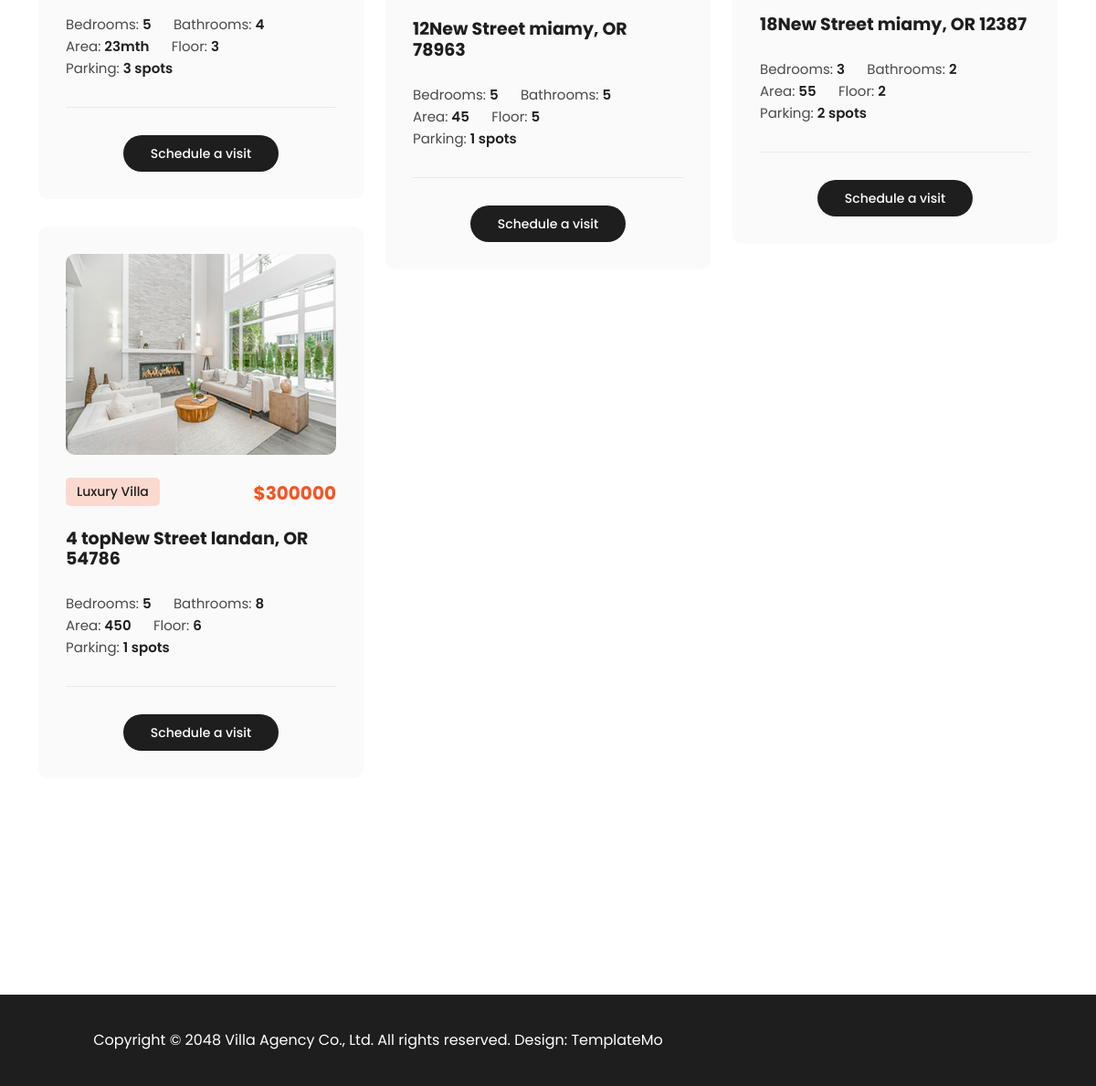
Page /property/all/ (lower part) on the earlier database version.
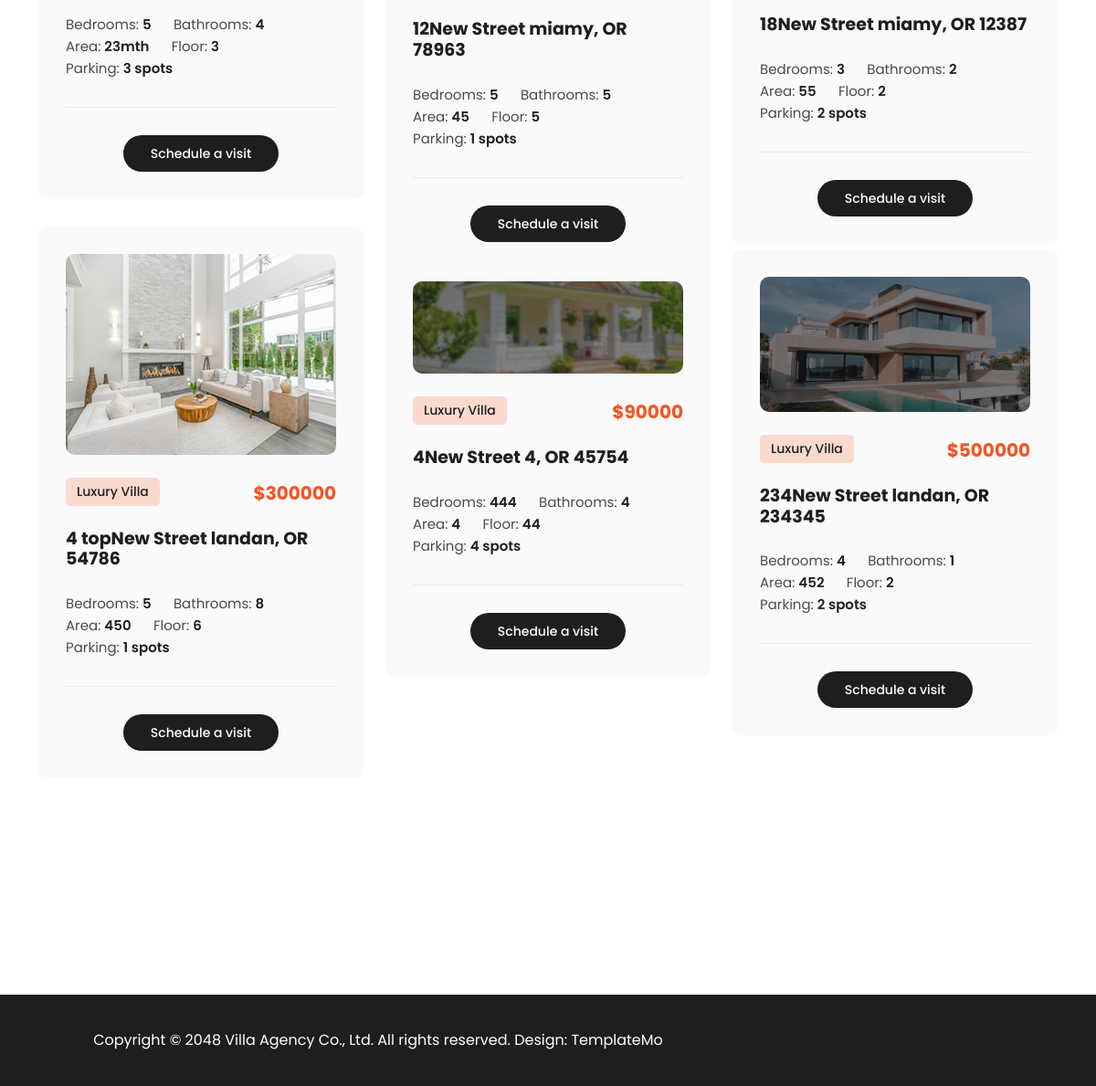
Same page on the later database version.
### home/models.py (models this page shows, shortened)
class Properties(models.Model):
    about = models.TextField(verbose_name='درباره دسته')
    description = models.TextField(verbose_name='توضیحات')
    title = models.CharField(max_length=100, unique=True,verbose_name='عنوان')
    price = models.IntegerField(verbose_name='قیمت')
    image = models.ImageField(upload_to='properties/',verbose_name='عکس')
    bathroom = models.CharField(max_length=30,verbose_name='اتاق')
    bedrooms = models.CharField(max_length=30,verbose_name='سالن')
    floor = models.CharField(max_length=30,verbose_name='طبقه')
    area = models.CharField(max_length=30)
    parking = models.CharField(max_length=30)
    street = models.CharField(max_length=100,verbose_name='خیابان')
    city = models.CharField(max_length=50,verbose_name='شهر')
    state = models.CharField(max_length=20,verbose_name='کوچه')
    postal_code = models.CharField(max_length=10,verbose_name='پلاک')
    slug = models.SlugField(unique=True,blank=True, null=True)
    sing = models.ForeignKey(SingleProperty, null=True, blank=True, on_delete=models.CASCADE,
                             related_name='SingleProperty',verbose_name='')
    category = models.ForeignKey(Category, null=True, blank=True, on_delete=models.CASCADE, related_name='categories',verbose_name='دسته')

### properties/views.py (the view)
# urls.py: path('property/all/', views.PropertiesView.as_view(), name='property_list')
class PropertiesView(ListView):
    model = Properties
    template_name = 'properties/properties.html'
    context_object_name = 'all_properties'
    def get_context_data(self, **kwargs):
        context = super().get_context_data(**kwargs)
        context['cat'] = Category.objects.all()
        return context

### properties/templates/properties/properties.html (shortened to what this page needs)
{% extends 'base.html' %}
{% load static %}
{% block main %}
    <div class="section properties">
        <div class="container">
            <div class="row properties-box">
                {% for product in all_properties %}
                    <div class="col-lg-4 col-md-6 align-self-center mb-30 properties-items col-md-6 adv">
                        <div class="item">
                            <a href="{% url 'home:detail' product.id %}"><img
                                    src="{{ product.image.url }}" alt=""></a>
                            <span class="category">Luxury Villa</span>
                            <h6>${{ product.price }}</h6>
                            <h4><a href="{% url 'home:detail' product.id %}">{{ product.street }}New
                                Street {{ product.city }}, OR {{ product.postal_code }}</a></h4>
                            <ul>
                                <li>Bedrooms: <span>{{ product.bedrooms }}</span></li>
                                <li>Bathrooms: <span>{{ product.bathroom }}</span></li>
                                <li>Area: <span>{{ product.area }}</span></li>
                                <li>Floor: <span>{{ product.floor }}</span></li>
                                <li>Parking: <span>{{ product.parking }} spots</span></li>
                            </ul>
                            <div class="main-button">
                                <a href="{% url 'properties:visit' %}?{{ product.title }}">Schedule a visit</a>
                            </div>
                        </div>
                    </div>
                {% endfor %}
            </div>
            <div class="row">
                <div class="col-lg-12">
                </div>
            </div>
        </div>
    </div>
{% endblock %}

### templates/base.html (shortened to what this page needs)
{% load static %}
<!DOCTYPE html>
<html lang="en">
<head>
    <link href="{% static 'bootstrap/css/bootstrap.min.css' %}" rel="stylesheet">
    <link rel="stylesheet" href="{% static '/css/fontawesome.css' %}">
    <link rel="stylesheet" href="{% static 'css/templatemo-villa-agency.css' %}">
    <link rel="stylesheet" href="{% static 'css/owl.css' %}">
    <link rel="stylesheet" href="{% static 'css/animate.css' %}">
    <link rel="stylesheet" href="https://unpkg.com/swiper@7/swiper-bundle.min.css">
</head>
<body>
{% block main %}
{% endblock %}
<footer>
    <div class="container">
        <div class="col-lg-8">
            <p>Copyright © 2048 Villa Agency Co., Ltd. All rights reserved.
                Design: <a rel="nofollow" href="https://templatemo.com" target="_blank">TemplateMo</a></p>
        </div>
    </div>
</footer>
</body>
</html>

### static/css/templatemo-villa-agency.css (style rules this page uses)
html, body, div, span, applet, object, iframe, h1, h2, h3, h4, h5, h6, p, blockquote, div pre, a, abbr, acronym, address, big, cite, code, del, dfn, em, font, img, ins, kbd, q, s, samp, small, strike, strong, sub, sup, tt, var, b, u, i, center, dl, dt, dd, ol, ul, li, figure, header, nav, section, article, aside, footer, figcaption { margin: 0; padding: 0; border: 0; outline: 0; }
ul, li { padding: 0; margin: 0; list-style: none; }
header, nav, section, article, aside, footer, hgroup { display: block; }
* { box-sizing: border-box; }
html, body { font-family: 'Poppins', sans-serif; -ms-text-size-adjust: 100%; -webkit-font-smoothing: antialiased; -moz-osx-font-smoothing: grayscale; }
a { text-decoration: none !important; }
h1, h2, h3, h4, h5, h6 { color: #1e1e1e; margin-top: 0px; margin-bottom: 0px; font-weight: 700; }
ul { margin-bottom: 0px; }
p { font-size: 14px; line-height: 28px; color: #4a4a4a; }
img { width: 100%; overflow: hidden; }
html, body { font-family: 'Poppins', sans-serif; }
.section { margin-top: 120px; }
.main-button a { display: inline-block; background-color: #1e1e1e; color: #fff; font-size: 14px; font-weight: 500; height: 40px; line-height: 40px; padding: 0px 30px; border-radius: 25px; transition: all .3s; }
.properties .item { background-color: #fafafa; border-radius: 10px; padding: 30px; margin-bottom: 30px; }
.properties .item img { border-radius: 10px; }
.properties .item span.category { background-color: #fbd9cf; font-weight: 500; border-radius: 5px; font-size: 14px; color: #1e1e1e; padding: 5px 12px; display: inline-block; margin-top: 25px; }
.properties .item h4 { font-size: 19px; margin: 25px 0px; }
.properties .item h4 a { color: #1e1e1e; }
.properties .item ul li { display: inline-block; font-size: 15px; color: #4a4a4a; margin-right: 20px; }
.properties .item ul li span { font-weight: 600; color: #1e1e1e; }
.properties .item ul { border-bottom: 1px solid #eaeaea; margin-bottom: 30px; padding-bottom: 30px; }
.properties .item h6 { font-size: 20px; color: #f35525; margin-top: 6px; display: inline-block; float: right; margin-top: 30px; }
.properties .item .main-button { text-align: center; }
footer { margin-top: 150px; background-color: #1e1e1e; min-height: 100px; }
footer p { text-align: center; line-height: 100px; color: #fff; font-size: 16px; font-weight: 400; }
footer p a { color: #fff; transition: all .3s; position: relative; z-index: 3; }
body { overflow-x: hidden; }

Differences in the rows shown:
added Properties: image (picture), price "500000", street "234", city "landan", postal_code "234345", bedrooms "4", bathroom "1", area "452", floor "2", parking "2"
added Properties: image (picture), price "90000", street "4", city "4", postal_code "45754", bedrooms "444", bathroom "4", area "4", floor "44", parking "4"
